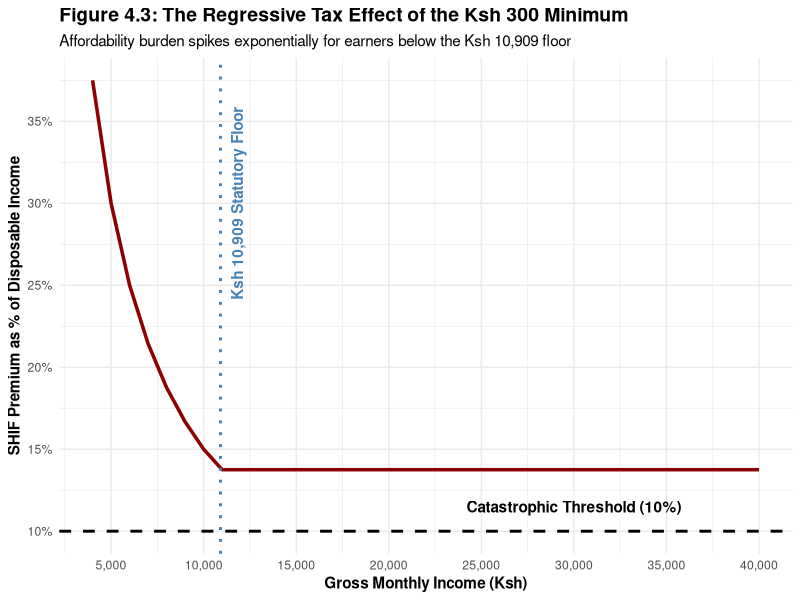
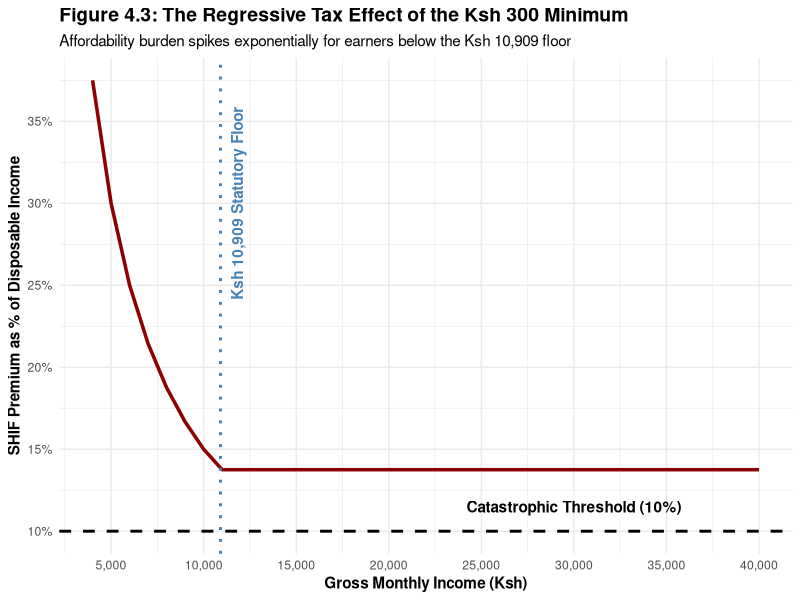

The R script that drew these images, in order:
# Load required libraries
library(ggplot2)
library(scales)

# 1. Simulate Income Brackets (Ksh 4,000 to Ksh 40,000)
incomes <- seq(4000, 40000, by = 1000)

# 2. Apply the SHIF Math and Affordability Rules
# Assuming a conservative 80% of income goes to basic survival (Food, Rent)
survival_rate <- 0.80
disposable_incomes <- incomes * (1 - survival_rate)

# SHIF Contribution (Max of 2.75% or 300)
shif_contributions <- pmax(incomes * 0.0275, 300)

# Affordability Burden (% of Disposable Income)
affordability_burden <- (shif_contributions / disposable_incomes) * 100

# 3. Create DataFrame
df_affordability <- data.frame(Income = incomes, Burden = affordability_burden)

# 4. Generate the Plot (Figure 4.4)
affordability_plot <- ggplot(df_affordability, aes(x = Income, y = Burden)) +
  geom_line(color = "darkred", linewidth = 1.2) +
  
  # Add the Catastrophic Expenditure Threshold (10%)
  geom_hline(yintercept = 10, linetype = "dashed", color = "black", linewidth = 1) +
  annotate("text", x = 30000, y = 11.5, label = "Catastrophic Threshold (10%)", fontface = "bold") +
  
  # Highlight the Ksh 10,909 Statutory Floor Tipping Point
  geom_vline(xintercept = 10909, linetype = "dotted", color = "steelblue", linewidth = 1) +
  annotate("text", x = 11800, y = 30, label = "Ksh 10,909 Statutory Floor", color = "steelblue", angle = 90, fontface="bold") +
  
  # Formatting the axes
  scale_x_continuous(labels = scales::comma, breaks = seq(5000, 40000, by = 5000)) +
  scale_y_continuous(labels = function(x) paste0(x, "%"), breaks = seq(0, 40, by = 5)) +
  
  # Titles and Labels
  labs(
    title = "Figure 4.3: The Regressive Tax Effect of the Ksh 300 Minimum",
    subtitle = "Affordability burden spikes exponentially for earners below the Ksh 10,909 floor",
    x = "Gross Monthly Income (Ksh)",
    y = "SHIF Premium as % of Disposable Income"
  ) +
  theme_minimal() +
  theme(
    plot.title = element_text(face = "bold", size = 14),
    axis.title = element_text(face = "bold")
  )

# Display in VS Code
print(affordability_plot)

# Save the high-resolution image to your folder
ggsave("Affordability_Curve.png", plot = affordability_plot, width = 8, height = 5, dpi = 300, bg="white")

print("Analysis complete. Check your folder for Affordability_Curve.png")
